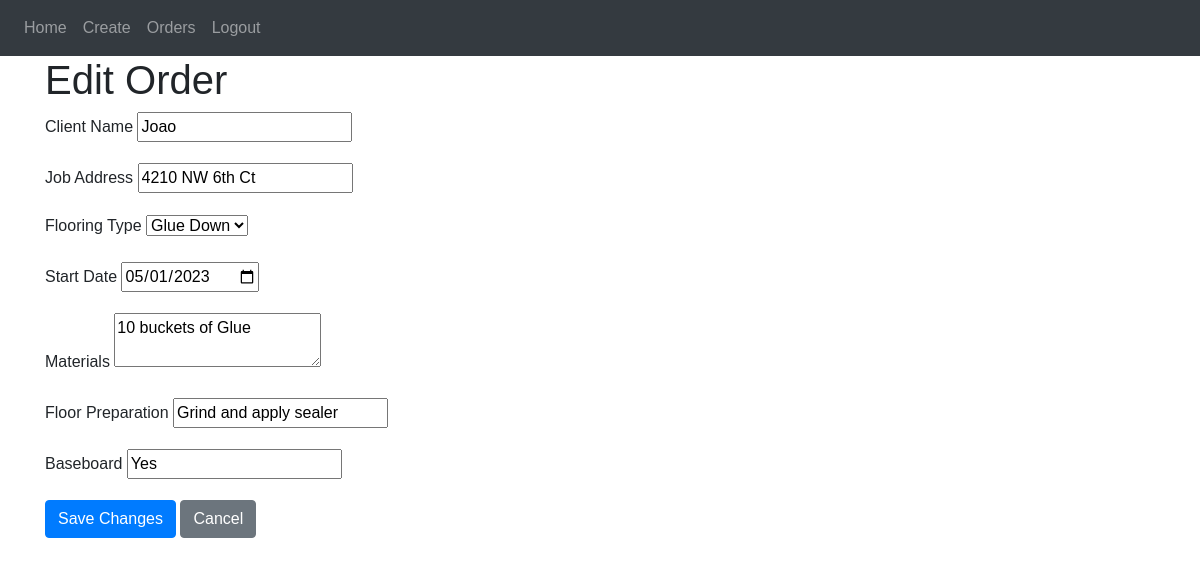
/orders/edit/1 (signed in), run on an earlier commit of the app's database.
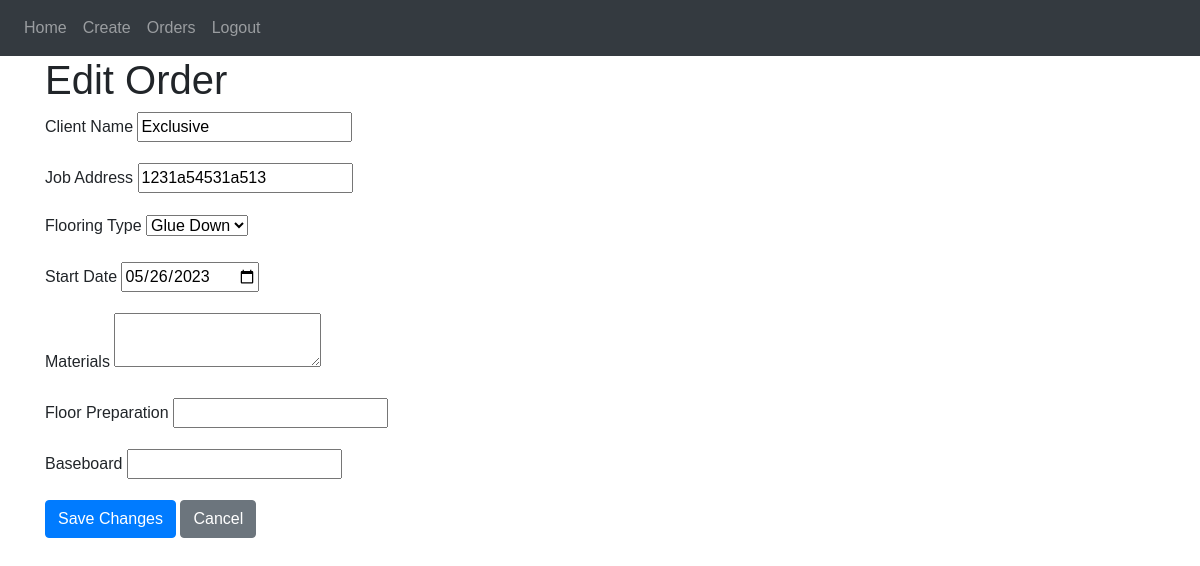
And on a later commit of the database.
### website/models.py (models this page shows)
class WorkOrder(db.Model, UserMixin):
    id = db.Column(db.Integer, primary_key=True)
    work_order_number = db.Column(db.Integer, default = 1, nullable=False)
    client_name = db.Column(db.String(150))
    job_address = db.Column(db.String(150))
    start_date = db.Column(db.DateTime(timezone=True), default=func.now())
    floor_prep = db.Column(db.String(200))
    floor_type = db.Column(db.String(200))
    baseboards = db.Column(db.String(200))
    materials = db.Column(db.String(200))
    user_id = db.Column(db.Integer, db.ForeignKey('user.id'))

### website/views.py (the view)
@views.route('/orders/edit/<int:order_id>', methods=['GET', 'POST'])
@login_required
def edit_order(order_id):
    user = current_user
    order = WorkOrder.query.get_or_404(order_id)
    form = CreateWorkOrderForm(obj=order)
    if form.validate_on_submit():
        form.populate_obj(order)
        db.session.commit()
        flash('Order updated successfully.', 'success')
        return redirect(url_for('views.orders'))
    return render_template('edit_order.html', form=form, user=user)

### website/forms.py
class CreateWorkOrderForm(FlaskForm):
    client_name = StringField('Client Name', validators=[DataRequired()])
    job_address = StringField('Job Address', validators=[DataRequired()])
    floor_prep = StringField('Floor Preparation')
    floor_type = SelectField('Flooring Type', choices=[('Glue Down', 'Glue Down'), ('Vinyl', 'Vinyl'), ('Laminate', 'Laminate'), ('Floating', 'Floating')])
    baseboards = StringField('Baseboard')
    materials = TextAreaField('Materials')
    start_date = DateField('Start Date', format='%Y-%m-%d', validators=[DataRequired()])
    submit = SubmitField('Create Work Order')

### website/templates/edit_order.html (shortened to what this page needs)
{% extends "base.html" %} {% block title %}Edit Order{% endblock %} {% block
content %}
<h1>Edit Order</h1>
<form method="POST">
  <div class="form-group">
    {{ form.client_name.label }} {{ form.client_name() }}
  </div>
  <div class="form-group">
    {{ form.job_address.label }} {{ form.job_address() }}
  </div>
  <div class="form-group">
    {{ form.floor_type.label }} {{ form.floor_type() }}
  </div>
  <div class="form-group">
    {{ form.start_date.label }} {{ form.start_date() }}
  </div>
  <div class="form-group">
    {{ form.materials.label }} {{ form.materials() }}
  </div>
  <div class="form-group">
    {{ form.floor_prep.label }} {{ form.floor_prep() }}
  </div>
  <div class="form-group">
    {{ form.baseboards.label }} {{ form.baseboards() }}
  </div>
  <div class="form-group">
    <button type="submit" class="btn btn-primary">Save Changes</button>
    <a href="{{ url_for('views.orders') }}" class="btn btn-secondary">Cancel</a>
  </div>
</form>
{% endblock %}

What changed in the data, as far as the page shows it:
changed WorkOrder "Glue Down": client_name "Joao" → "Exclusive"; job_address "4210 NW 6th Ct" → "1231a54531a513"; start_date "05/01/2023" → "05/26/2023"; materials "10 buckets of Glue" → (not shown); floor_prep "Grind and apply sealer" → (not shown); baseboards "Yes" → (not shown)
